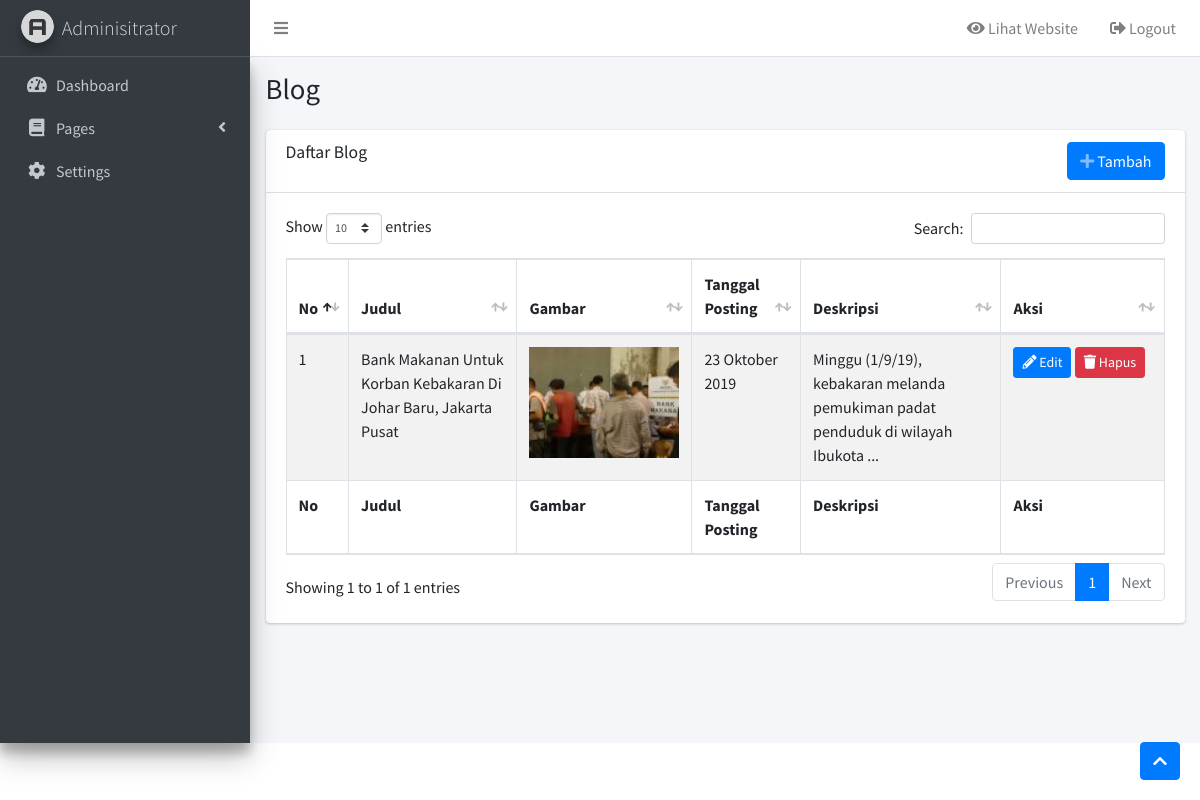
The app's page /admin/index.php?content=blog (signed in) with its own data.
### tables this page shows
CREATE TABLE `blog` (
  `id` int(50) NOT NULL,
  `judul` varchar(255) NOT NULL,
  `url` varchar(255) NOT NULL,
  `gambar` varchar(255) NOT NULL,
  `tanggal` date NOT NULL,
  `deskripsi` text NOT NULL,
  `user` int(10) NOT NULL
);

### admin/config.php (called while the page is built, shortened)
 <?php
$servername = "localhost";
$username = "root";
$password = "";
$database = "epmfoundation";
$mysqli = new mysqli($servername, $username, $password, $database);
$query = $mysqli->query("SELECT * FROM setting");
$set = $query->fetch_array();
?>

### admin/index.php (the view, shortened to what this page needs)
<?php
include "config.php";
include "../func/func_table.php";
if (empty($_SESSION['username']) or empty($_SESSION['password']) or $_SESSION['login'] == 0) {
    header('location: login.php');
} else {
    ?>
    <!DOCTYPE html>
    <html lang="en">
    <head>
        <link rel="stylesheet" href="plugins/fontawesome-free/css/all.min.css">
        <link rel="stylesheet" href="https://code.ionicframework.com/ionicons/2.0.1/css/ionicons.min.css">
        <link rel="stylesheet" href="plugins/datatables-bs4/css/dataTables.bootstrap4.css">
        <link rel="stylesheet" href="plugins/tempusdominus-bootstrap-4/css/tempusdominus-bootstrap-4.min.css">
        <link rel="stylesheet" href="plugins/icheck-bootstrap/icheck-bootstrap.min.css">
        <link rel="stylesheet" href="plugins/jqvmap/jqvmap.min.css">
        <link rel="stylesheet" href="dist/css/adminlte.min.css">
        <link rel="stylesheet" href="plugins/overlayScrollbars/css/OverlayScrollbars.min.css">
        <link rel="stylesheet" href="plugins/daterangepicker/daterangepicker.css">
    </head>
    <body class="hold-transition sidebar-mini layout-navbar-fixed">
        <div class="wrapper">
            <a id="back-to-top" href="#" class="btn btn-primary back-to-top" role="button" aria-label="Scroll to top">
                <i class="fas fa-chevron-up"></i>
            </a>
            <nav class="main-header navbar navbar-expand navbar-white navbar-light">
                <ul class="navbar-nav">
                    <li class="nav-item">
                        <a class="nav-link" data-widget="pushmenu" href="#"><i class="fas fa-bars"></i></a>
                    </li>
                </ul>
                <ul class="navbar-nav ml-auto">
                    <li class="nav-item">
                        <a class="nav-link" href="<?php echo $set['url_website']; ?>" target="_blank">
                            <i class="fas fa-eye"></i> Lihat Website
                        </a>
                    </li>
                    <li class="nav-item">
                        <a class="nav-link" href="logout.php">
                            <i class="fas fa-sign-out-alt"></i> Logout
                        </a>
                    </li>
                </ul>
            </nav>
            <aside class="main-sidebar sidebar-dark-primary elevation-4">
                <a href="index.php" class="brand-link">
                    <img src="dist/img/AdminLTELogo.png" alt="Adminisitrator Logo" class="brand-image img-circle elevation-3" style="opacity: .8">
                    <span class="brand-text font-weight-light">Adminisitrator</span>
                </a>
                <div class="sidebar">
                    <?php include "sidebar.php"; ?>
                </div>
            </aside>
            <div class="content-wrapper">
                <?php include "page-content.php"; ?>
            </div>
        </div>
    </body>
    </html>
<?php } ?>

### admin/page-content.php (shortened to what this page needs)
<?php
$content = isset($_GET['content']) ? $_GET['content'] : 'dashboard';
$kosong = true;
$page = array('dashboard','setting','tentang-kami','program','acara','blog','sukarelawan','kategori-program');
foreach($page as $pg){
	if($content == $pg and $kosong){
		include 'page-content/'.$pg.'.php';
		$kosong = false;
	}
}
?>

### admin/page-content/blog.php (shortened to what this page needs)
<?php
$show = isset($_GET['show']) ? $_GET['show'] : "";
$link = "?content=blog";
switch($show){
    default:
    echo'
    <section class="content-header">
        <div class="container-fluid">
            <div class="row mb-2">
                <div class="col-sm-6">
                    <h1>Blog</h1>
                </div>
            </div>
        </div>
    </section>
    <section class="content">
        <div class="container-fluid">
            <div class="card">
                <div class="card-header">
                    <h3 class="card-title">Daftar Blog</h3>
                    <a href="'.$link.'&show=form" class="btn btn-primary btn-icon-split" style="float: right!important;">
                        <span class="icon text-white-50">
                            <i class="fas fa-plus"></i>
                        </span>
                        <span class="text">Tambah</span>
                    </a>
                </div>
    ';
                buka_tabel_program(array("Judul","Gambar","Tanggal Posting","Deskripsi"));
                $no = 1;
                $query = $mysqli->query("SELECT * FROM blog ORDER BY id DESC");
                while ($data = $query->fetch_array()) {
                    $judul = $data['judul'];
                    $gambar = $data['gambar'];
                    if($gambar){
                        $pic = "../img/thumbs/".$gambar;
                    }
                    $tanggal = $data['tanggal'];
                    $deskripsi = $data['deskripsi'];
                    isi_table_program($no, array($judul, "<img src='".$pic."' width='150' style='margin-bottom: 10px'>", tgl_indonesia($tanggal), limit_words(strip_tags($deskripsi),10)),$link ,$data['id']);
                    $no++;
                }
                tutup_tabel_program(array("Judul","Gambar","Tanggal Posting","Deskripsi"));
    echo'
            </div>
        </div>
    </section>
    ';
        break;
}
?>

### func/func_table.php
<?php
function buka_tabel_program($judul)
{
	echo '
	<div class="card-body">
        <table id="example1" class="table table-bordered table-striped">
            <thead>
                <tr>
					<th style="width: 10px">No</th>';
	foreach ($judul as $jdl) {
		echo '<th>' . $jdl . '</th>';
	}
	echo '
					<th style="width: 120px">Aksi</th>
				</tr>
			</thead>
			<tbody>';
}
function isi_table_program($no, $data, $link, $id, $edit = true, $hapus = true)
{
	echo '
				<tr>
					<td>' . $no . '</td>';
	foreach ($data as $dt) {
		echo '<td>' . $dt . '</td>';
	}
	echo '<td>';
	if ($edit) {
		echo '<a href="' . $link . '&show=form&id=' . $id . '" class="btn btn-primary btn-sm">
				<i class="fas fa-pencil-alt"></i> Edit
			</a> ';
	}
	if ($hapus) {
		echo '<a href="' . $link . '&show=delete&id=' . $id . '" class="btn btn-danger btn-sm">
				<i class="fas fa-trash"></i> Hapus
			</a>';
	}
	echo '</td>
		</tr>';
}
function tutup_tabel_program($judul)
{
	echo '
			</tbody>
			<tfoot>
				<tr>
					<th style="width: 10px">No</th>';
	foreach ($judul as $jdl) {
		echo '<th>' . $jdl . '</th>';
	}
	echo '
					<th style="width: 90px">Aksi</th>
				</tr>
			</tfoot>
		</table>
	</div>';
}
?>

### records on screen
blog: dt "Bank Makanan Untuk Korban Kebakaran Di Johar Baru, Jakarta Pusat", dt "23 Oktober 2019", dt "Minggu (1/9/19), kebakaran melanda pemukiman padat penduduk di wilayah Ibukota ..."

### other values on screen
$jdl "Judul"
$jdl "Gambar"
$jdl "Tanggal Posting"
$jdl "Deskripsi"
